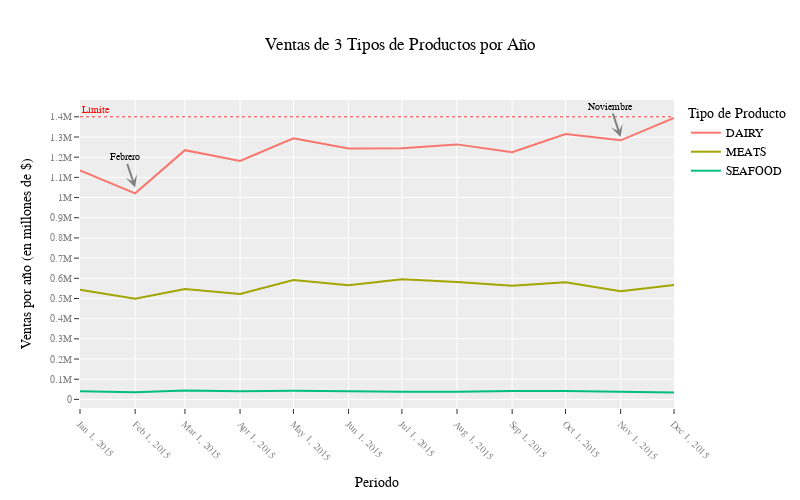

The notebook cell saved with this chart:
### Code cell
import plotly.express as px


fig = px.line(
    df,
    width=800,
    height=500,
    template="ggplot2",
    title="Ventas de 3 Tipos de Productos por Año",
    labels={
        "fecha": "Periodo",
        "value": "Ventas por año (en millones de $)",
        "variable": "Tipo de Producto",
    },
)

fig.update_layout(font_family="Rockwell", font_color="black")

fig.update_xaxes(
    tickangle=45,
    tickmode="array",
    tickvals=df.index.values,
    tickfont={"color": "grey", "size": 10},
)

fig.update_yaxes(tickfont={"color": "grey", "size": 10})

fig.update_yaxes(nticks=20)

# Anotaciones en Plotly
# https://plotly.com/python/text-and-annotations/#styling-and-coloring-annotations
fig.add_annotation(
    x="2015-11",  # Debido a que este es el valor original
    y=1300000,
    text="Noviembre",
    showarrow=True,
    arrowhead=3,  # Tipos de flecha: numero del 0 al 8
    arrowsize=1,  # Tamaño de la cabeza de la flecha
    arrowwidth=2,  # Ancho de la flecha en pixeles
    arrowcolor="grey",
    opacity=1,
    font={"family": "Arial", "size": 10, "color": "black"},
)
fig.add_annotation(
    x="2015-2",  # Debido a que este es el valor original
    y=1050000,
    text="Febrero",
    showarrow=True,
    arrowhead=3,  # Tipos de flecha: numero del 0 al 8
    arrowsize=1,  # Tamaño de la cabeza de la flecha
    arrowwidth=2,  # Ancho de la flecha en pixeles
    arrowcolor="grey",
    opacity=1,
    font={"family": "Arial", "size": 10, "color": "black"},
)

# Marcas en Plotly
# https://plotly.com/python/horizontal-vertical-shapes/#adding-text-annotations
fig.add_hline(
    y=1400000,
    line_dash="dot",
    annotation_text="Límite",  # Puedo incluir al mismo tiempo una anotación
    annotation_position="top left",  # "top left", "top right", "bottom left", "bottom", "top"
    annotation_font_size=10,
    annotation_font_color="red",
    opacity=0.8,
    line_width=1,
    line_color="red",
)

fig.show()

### Figure 1 — Plotly figure (JSON) as saved in the notebook; plotly's stock layout.template omitted (floating-point values rounded to 4 significant figures)
{"data": [{"hovertemplate": "Tipo de Producto=DAIRY<br>Periodo=%{x}<br>Ventas por año (en millones de $)=%{y}<extra></extra>", "legendgroup": "DAIRY", "line": {"color": "#F8766D", "dash": "solid"}, "marker": {"symbol": "circle"}, "mode": "lines", "name": "DAIRY", "orientation": "v", "showlegend": true, "x": ["2015-01", "2015-02", "2015-03", "2015-04", "2015-05", "2015-06", "2015-07", "2015-08", "2015-09", "2015-10", "2015-11", "2015-12"], "xaxis": "x", "y": [1134521, 1020747, 1234851, 1181180, 1293308, 1243588, 1244815, 1263428, 1224619, 1314827, 1283672, 1394582], "yaxis": "y", "type": "scatter"}, {"hovertemplate": "Tipo de Producto=MEATS<br>Periodo=%{x}<br>Ventas por año (en millones de $)=%{y}<extra></extra>", "legendgroup": "MEATS", "line": {"color": "#A3A500", "dash": "solid"}, "marker": {"symbol": "circle"}, "mode": "lines", "name": "MEATS", "orientation": "v", "showlegend": true, "x": ["2015-01", "2015-02", "2015-03", "2015-04", "2015-05", "2015-06", "2015-07", "2015-08", "2015-09", "2015-10", "2015-11", "2015-12"], "xaxis": "x", "y": [543100.0, 498700.0, 546500.0, 522300.0, 591700.0, 565000.0, 594900.0, 581200.0, 562700.0, 580800.0, 535900.0, 567400.0], "yaxis": "y", "type": "scatter"}, {"hovertemplate": "Tipo de Producto=SEAFOOD<br>Periodo=%{x}<br>Ventas por año (en millones de $)=%{y}<extra></extra>", "legendgroup": "SEAFOOD", "line": {"color": "#00BF7D", "dash": "solid"}, "marker": {"symbol": "circle"}, "mode": "lines", "name": "SEAFOOD", "orientation": "v", "showlegend": true, "x": ["2015-01", "2015-02", "2015-03", "2015-04", "2015-05", "2015-06", "2015-07", "2015-08", "2015-09", "2015-10", "2015-11", "2015-12"], "xaxis": "x", "y": [40470.0, 36070.0, 43810.0, 39980.0, 42510.0, 38780.0, 38540.0, 37770.0, 41910.0, 41420.0, 38820.0, 33730.0], "yaxis": "y", "type": "scatter"}], "layout": {"xaxis": {"anchor": "y", "domain": [0, 1], "title": {"text": "Periodo"}, "tickfont": {"color": "grey", "size": 10}, "tickangle": 45, "tickmode": "array", "tickvals": ["2015-01", "2015-02", "2015-03", "2015-04", "2015-05", "2015-06", "2015-07", "2015-08", "2015-09", "2015-10", "2015-11", "2015-12"]}, "yaxis": {"anchor": "x", "domain": [0, 1], "title": {"text": "Ventas por año (en millones de $)"}, "tickfont": {"color": "grey", "size": 10}, "nticks": 20}, "legend": {"title": {"text": "Tipo de Producto"}, "tracegroupgap": 0}, "title": {"text": "Ventas de 3 Tipos de Productos por Año"}, "height": 500, "width": 800, "font": {"family": "Rockwell", "color": "black"}, "annotations": [{"arrowcolor": "grey", "arrowhead": 3, "arrowsize": 1, "arrowwidth": 2, "font": {"color": "black", "family": "Arial", "size": 10}, "opacity": 1, "showarrow": true, "text": "Noviembre", "x": "2015-11", "y": 1300000}, {"arrowcolor": "grey", "arrowhead": 3, "arrowsize": 1, "arrowwidth": 2, "font": {"color": "black", "family": "Arial", "size": 10}, "opacity": 1, "showarrow": true, "text": "Febrero", "x": "2015-2", "y": 1050000}, {"font": {"color": "red", "size": 10}, "showarrow": false, "text": "Límite", "x": 0, "xanchor": "left", "xref": "x domain", "y": 1400000, "yanchor": "bottom", "yref": "y"}], "shapes": [{"line": {"color": "red", "dash": "dot", "width": 1}, "opacity": 0.8, "type": "line", "x0": 0, "x1": 1, "xref": "x domain", "y0": 1400000, "y1": 1400000, "yref": "y"}]}}
